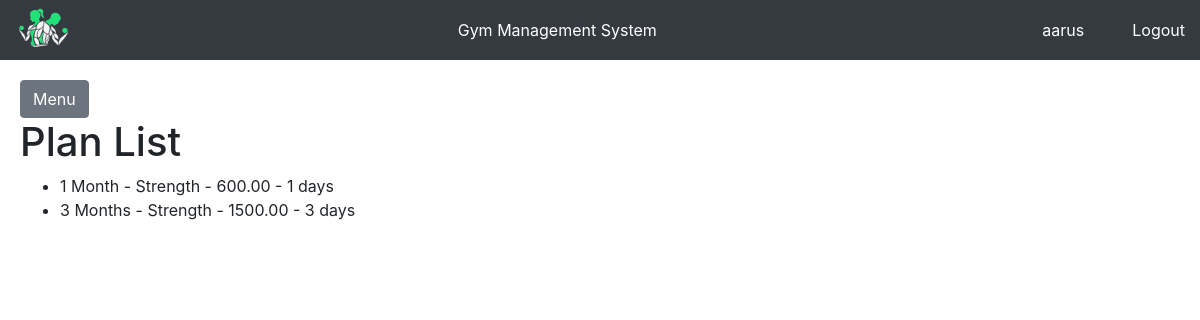
Screenshot of /plan_list/ (signed in) with the database file from the repository.
### memberships/models.py (models this page shows, shortened)
class Plan(models.Model):
    name = models.CharField(max_length=100)
    description = models.TextField()
    price = models.DecimalField(max_digits=10, decimal_places=2)
    duration = models.IntegerField(help_text="Duration in months")

### memberships/views.py (the view)
# urls.py: path('plan_list/', views.plan_list, name='plan_list'),
@login_required
def plan_list(request):
    plans = Plan.objects.all()
    return render(request, 'memberships/plan_list.html', {'plans': plans})

### main/templates/memberships/plan_list.html
{% extends "base.html" %}
{% block content %}
<h1>Plan List</h1>
<ul>
    {% for plan in plans %}
        <li>{{ plan.name }} - {{ plan.price }} - {{ plan.duration }} days</li>
    {% endfor %}
</ul>
{% endblock %}

### main/templates/base.html (shortened to what this page needs)
<!DOCTYPE html>
<html>
  <head>
    <link
      href="https://stackpath.bootstrapcdn.com/bootstrap/4.5.2/css/bootstrap.min.css"
      rel="stylesheet"
    />
    {% load static %}
    <link rel="stylesheet" type="text/css" href="{% static 'css/main.css' %}" />
  </head>
  <body>
    <div class="header">
      <a href="{% url 'home' %}">
        <img
          src="{% static 'images/gms_logo.png' %}"
          alt="Logo"
          href="{% url 'register' %}"
        />
      </a>
      <div class="center">Gym Management System</div>
      <div class="text-white mr-5">{{user.username}}</div>
      <a href="{% url 'logout' %}" class="text-white">Logout</a>
    </div>
    <div class="content" id="content">
      <button
        class="btn btn-secondary"
        id="sidebarCollapse"
        style="margin-top: 60px"
      >
        Menu
      </button>
      {% block content %} {% endblock %}
    </div>
  </body>
</html>

### main/static/css/main.css (style rules this page uses)
.header { height: 60px; background-color: #343a40; color: #ffffff; text-align: center; position: fixed; width: 100%; top: 0; z-index: 1000; display: flex; align-items: center; justify-content: space-between; padding: 0 15px; }
.header img { height: 50px; }
.header .center { flex-grow: 1; text-align: center; }
.content { padding: 20px; }
.content { margin-left: 0; padding: 20px; transition: margin-left 0.3s ease; }

### rows the page displays
Plan: name "1 Month - Strength", price "600.00", duration "1"
Plan: name "3 Months - Strength", price "1500.00", duration "3"

### other values shown
{{ user.username }} "aarus"
